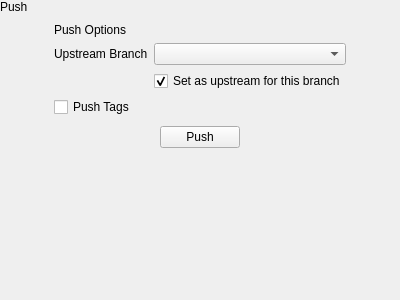
<?xml version="1.0" encoding="UTF-8"?>
<ui version="4.0">
 <class>PushSnapIn</class>
 <widget class="QWidget" name="PushSnapIn">
  <property name="geometry">
   <rect>
    <x>0</x>
    <y>0</y>
    <width>400</width>
    <height>300</height>
   </rect>
  </property>
  <property name="windowTitle">
   <string>Form</string>
  </property>
  <layout class="QVBoxLayout" name="verticalLayout">
   <property name="spacing">
    <number>0</number>
   </property>
   <property name="leftMargin">
    <number>0</number>
   </property>
   <property name="topMargin">
    <number>0</number>
   </property>
   <property name="rightMargin">
    <number>0</number>
   </property>
   <property name="bottomMargin">
    <number>0</number>
   </property>
   <item>
    <widget class="tStackedWidget" name="stackedWidget">
     <property name="currentIndex">
      <number>0</number>
     </property>
     <widget class="QWidget" name="pushOptionsPage">
      <layout class="QVBoxLayout" name="verticalLayout_2">
       <property name="spacing">
        <number>0</number>
       </property>
       <property name="leftMargin">
        <number>0</number>
       </property>
       <property name="topMargin">
        <number>0</number>
       </property>
       <property name="rightMargin">
        <number>0</number>
       </property>
       <property name="bottomMargin">
        <number>0</number>
       </property>
       <item>
        <widget class="tTitleLabel" name="titleLabel">
         <property name="text">
          <string>Push</string>
         </property>
        </widget>
       </item>
       <item alignment="Qt::AlignHCenter">
        <widget class="QWidget" name="pushOptionsWidget" native="true">
         <layout class="QGridLayout" name="gridLayout">
          <item row="3" column="0" colspan="2">
           <widget class="QCheckBox" name="tagsCheckbox">
            <property name="text">
             <string>Push Tags</string>
            </property>
           </widget>
          </item>
          <item row="1" column="1">
           <widget class="QComboBox" name="branchBox">
            <property name="sizePolicy">
             <sizepolicy hsizetype="Expanding" vsizetype="Fixed">
              <horstretch>0</horstretch>
              <verstretch>0</verstretch>
             </sizepolicy>
            </property>
           </widget>
          </item>
          <item row="0" column="0" colspan="2">
           <widget class="tSubtitleLabel" name="label_2">
            <property name="text">
             <string>Push Options</string>
            </property>
           </widget>
          </item>
          <item row="1" column="0">
           <widget class="QLabel" name="label_3">
            <property name="text">
             <string>Upstream Branch</string>
            </property>
           </widget>
          </item>
          <item row="2" column="1">
           <widget class="QCheckBox" name="upstreamCheckbox">
            <property name="text">
             <string>Set as upstream for this branch</string>
            </property>
            <property name="checked">
             <bool>true</bool>
            </property>
           </widget>
          </item>
         </layout>
        </widget>
       </item>
       <item alignment="Qt::AlignHCenter">
        <widget class="tStatusFrame" name="noUpstreamFrame">
         <property name="frameShape">
          <enum>QFrame::StyledPanel</enum>
         </property>
         <property name="frameShadow">
          <enum>QFrame::Raised</enum>
         </property>
        </widget>
       </item>
       <item alignment="Qt::AlignHCenter">
        <widget class="tStatusFrame" name="pushFailedFrame">
         <property name="frameShape">
          <enum>QFrame::StyledPanel</enum>
         </property>
         <property name="frameShadow">
          <enum>QFrame::Raised</enum>
         </property>
        </widget>
       </item>
       <item alignment="Qt::AlignHCenter">
        <widget class="QPushButton" name="pushButton">
         <property name="text">
          <string>Push</string>
         </property>
        </widget>
       </item>
       <item>
        <spacer name="verticalSpacer">
         <property name="orientation">
          <enum>Qt::Vertical</enum>
         </property>
         <property name="sizeHint" stdset="0">
          <size>
           <width>20</width>
           <height>270</height>
          </size>
         </property>
        </spacer>
       </item>
      </layout>
     </widget>
     <widget class="QWidget" name="pushingPage">
      <layout class="QGridLayout" name="gridLayout_2">
       <item row="2" column="1">
        <spacer name="verticalSpacer_2">
         <property name="orientation">
          <enum>Qt::Vertical</enum>
         </property>
         <property name="sizeHint" stdset="0">
          <size>
           <width>20</width>
           <height>40</height>
          </size>
         </property>
        </spacer>
       </item>
       <item row="1" column="0">
        <spacer name="horizontalSpacer">
         <property name="orientation">
          <enum>Qt::Horizontal</enum>
         </property>
         <property name="sizeHint" stdset="0">
          <size>
           <width>40</width>
           <height>20</height>
          </size>
         </property>
        </spacer>
       </item>
       <item row="1" column="1">
        <widget class="tCircularSpinner" name="spinner" native="true"/>
       </item>
       <item row="0" column="1">
        <spacer name="verticalSpacer_3">
         <property name="orientation">
          <enum>Qt::Vertical</enum>
         </property>
         <property name="sizeHint" stdset="0">
          <size>
           <width>20</width>
           <height>40</height>
          </size>
         </property>
        </spacer>
       </item>
       <item row="1" column="2">
        <spacer name="horizontalSpacer_2">
         <property name="orientation">
          <enum>Qt::Horizontal</enum>
         </property>
         <property name="sizeHint" stdset="0">
          <size>
           <width>40</width>
           <height>20</height>
          </size>
         </property>
        </spacer>
       </item>
      </layout>
     </widget>
     <widget class="QWidget" name="pushFailedPage">
      <layout class="QVBoxLayout" name="verticalLayout_3">
       <property name="spacing">
        <number>0</number>
       </property>
       <property name="leftMargin">
        <number>0</number>
       </property>
       <property name="topMargin">
        <number>0</number>
       </property>
       <property name="rightMargin">
        <number>0</number>
       </property>
       <property name="bottomMargin">
        <number>0</number>
       </property>
       <item>
        <widget class="tTitleLabel" name="titleLabel_2">
         <property name="text">
          <string>Push</string>
         </property>
        </widget>
       </item>
       <item alignment="Qt::AlignHCenter">
        <widget class="QWidget" name="pushFailedWidget" native="true">
         <layout class="QGridLayout" name="gridLayout_3">
          <item row="0" column="0" colspan="2">
           <widget class="tSubtitleLabel" name="label_4">
            <property name="text">
             <string>Push Failed</string>
            </property>
           </widget>
          </item>
          <item row="1" column="0">
           <widget class="QLabel" name="label">
            <property name="text">
             <string>Your local repository is out of date. </string>
            </property>
           </widget>
          </item>
         </layout>
        </widget>
       </item>
       <item alignment="Qt::AlignHCenter">
        <widget class="QPushButton" name="pullButton">
         <property name="text">
          <string>Pull</string>
         </property>
        </widget>
       </item>
       <item>
        <spacer name="verticalSpacer_4">
         <property name="orientation">
          <enum>Qt::Vertical</enum>
         </property>
         <property name="sizeHint" stdset="0">
          <size>
           <width>20</width>
           <height>193</height>
          </size>
         </property>
        </spacer>
       </item>
      </layout>
     </widget>
    </widget>
   </item>
  </layout>
 </widget>
 <customwidgets>
  <customwidget>
   <class>tStackedWidget</class>
   <extends>QStackedWidget</extends>
   <header location="global">tstackedwidget.h</header>
   <container>1</container>
   <slots>
    <signal>switchingFrame(int)</signal>
   </slots>
  </customwidget>
  <customwidget>
   <class>tTitleLabel</class>
   <extends>QLabel</extends>
   <header location="global">ttitlelabel.h</header>
   <slots>
    <signal>backButtonClicked()</signal>
   </slots>
  </customwidget>
  <customwidget>
   <class>tSubtitleLabel</class>
   <extends>QLabel</extends>
   <header location="global">tsubtitlelabel.h</header>
  </customwidget>
  <customwidget>
   <class>tCircularSpinner</class>
   <extends>QWidget</extends>
   <header location="global">tcircularspinner.h</header>
   <container>1</container>
  </customwidget>
  <customwidget>
   <class>tStatusFrame</class>
   <extends>QFrame</extends>
   <header location="global">tstatusframe.h</header>
   <container>1</container>
  </customwidget>
 </customwidgets>
 <resources/>
 <connections/>
</ui>
